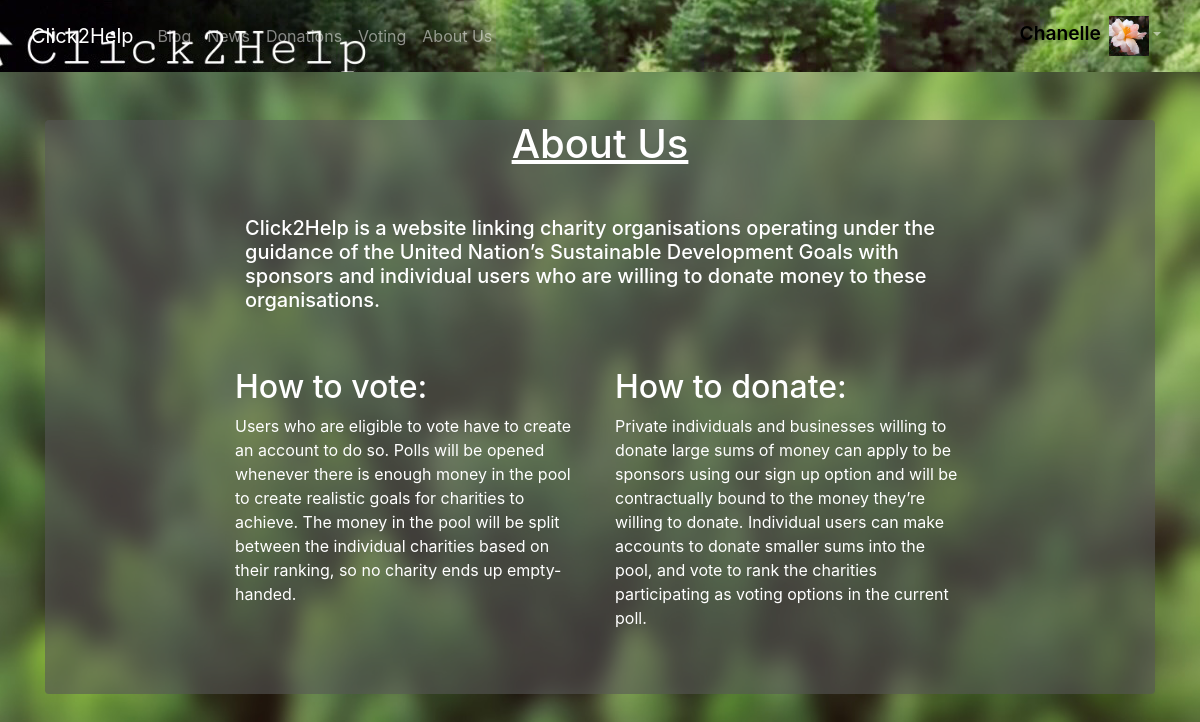
The app's page /about_us (signed in) with its own data.
### website/models.py (models this page shows)
class User(db.Model, UserMixin):
    id = db.Column(db.Integer, primary_key=True)
    email = db.Column(db.String(150), unique=True)
    password = db.Column(db.String(150))
    user_name = db.Column(db.String(150), unique=True)
    displayed_name = db.Column(db.String(150))
    is_user = db.Column(db.Boolean, default=False)
    is_charity = db.Column(db.Boolean, default=False)
    is_mod = db.Column(db.Boolean, default=False)
    is_company = db.Column(db.Boolean, default=False)
    image_file = db.Column(db.String(50), nullable=False, default='default.jpg')
    has_voted = db.Column(db.Boolean, default=False)
    all_donations = db.Column(db.String(100), default="0")
    description = db.Column(db.String(1000), default="")
    street = db.Column(db.String(50), default="")
    postalcode = db.Column(db.String(50), default="")
    city = db.Column(db.String(50), default="")
    link = db.Column(db.String(200), default="")
    phone_number = db.Column(db.String(50), default="")

### website/views.py (the view)
@views.route('/about_us')
@login_required
def about_us():
    return render_template('about_us.html', user=current_user)

### website/__init__.py (called while the page is built)
def create_app():
    from .views import views
    from .auth import auth
    app.register_blueprint(views, url_prefix='/')
    app.register_blueprint(auth, url_prefix='/')
    from .models import User, BlogPost, Voting
    create_database(app)
    login_manager = LoginManager()
    login_manager.login_view = 'auth.login'
    login_manager.init_app(app)
    @login_manager.user_loader
    def load_user(id):
        return User.query.get(int(id))
    return app

### website/templates/about_us.html
{% extends "base.html" %} {% block title %}About Us{% endblock %} {% block
    content %}
    <div class="container background-class rounded mt-5 text-white">
      <u class="text-white"><h1 class="text-center mt-3">About Us</h1></u>
      <div class="row mt-5 justify-content-center">
          <div class="col-8">
            <h5>Click2Help is a website linking charity organisations operating under the guidance of the United Nation’s Sustainable Development Goals with sponsors and individual users who are willing to donate money to these organisations.</h5>
          </div>
          <div class="row mt-5 justify-content-center">
          <div class="col-4 mb-5">
            <h2>How to vote:</h2>
            <p>Users who are eligible to vote have to create an account to do so. Polls will be opened whenever there is enough money in the pool to create realistic goals for charities to achieve. The money in the pool will be split between the individual charities based on their ranking, so no charity ends up empty-handed.</p>
          </div>
          <div class="col-4 mb-5">
            <h2>How to donate:</h2>
            <p>Private individuals and businesses willing to donate large sums of money can apply to be sponsors using our sign up option and will be contractually bound to the money they’re willing to donate. Individual users can make accounts to donate smaller sums into the pool, and vote to rank the charities participating as voting options in the current poll.</p>
          </div></div>
      </div>
    </div>
    {% endblock %}

### website/templates/base.html (shortened to what this page needs)
<!DOCTYPE html>
<html>
  <head>
    <link
    rel="stylesheet"
    href="https://stackpath.bootstrapcdn.com/bootstrap/4.4.1/css/bootstrap.min.css"
    />
    <link
    rel="stylesheet"
    href="https://stackpath.bootstrapcdn.com/font-awesome/4.7.0/css/font-awesome.min.css"
    />
    <link rel="stylesheet" href="{{url_for('static', filename='style.css')}}">
  </head>
  <body>
    <nav class="navbar navbar-expand-lg navbar-dark banner navbar-color">
      <div class="container-fluid">
        <a class="navbar-brand" id="home" href="/">Click2Help</a>
      <div class="collapse navbar-collapse navbar-nav" id="navbarNavDropdown">
          {% if user.is_authenticated %}
          <a class="nav-item nav-link" id="blog" href="/blog">Blog</a>
          <a class="nav-item nav-link" id="news" href="/news">News</a>
          {% if user.is_user or user.is_company %}
          <a class="nav-item nav-link" id="donations" href="/donations">Donations</a>
          {% endif %}
          {% if user.is_user or user.is_charity %}
          <a class="nav-item nav-link" id="voting" href="/voting">Voting</a>
          {% endif %}
          <a class="nav-item nav-link" id="login" href="/about_us">About Us</a>
          <ul class="navbar-nav ml-auto">
            <li class="nav-item dropdown">
          <a class="nav-link dropdown-toggle" href="#" id="navbarDropdownMenuLink" role="button" data-bs-toggle="dropdown" aria-expanded="false"><span class="banner-text">{{user.displayed_name}}</span><img class="ml-2" src="/static/images/{{ user.image_file }}" alt="" width="40" height="40"></a>
            </li></ul>
          {% endif %}
        </div>
      </div>
    </nav>
    <div class="container">{% block content %} {% endblock %}</div>
  </body>
</html>

### website/static/style.css (style rules this page uses)
body { background-image: url("./images/Background1.JPEG"); background-repeat: no-repeat; background-attachment: fixed; background-size: 100% 100%; }
.banner { background-image: url("./images/Banner2.JPEG"); background-repeat: no-repeat; background-position: right; max-width: 100%; max-height: auto; }
.navbar-color { background-color: black; }
.background-class { background-color:rgba(87, 87, 87, 0.6) }
.banner-text { color:black; font-weight: 600; font-size:larger; }

### records on screen
User: displayed_name "Chanelle", image_file (picture)
